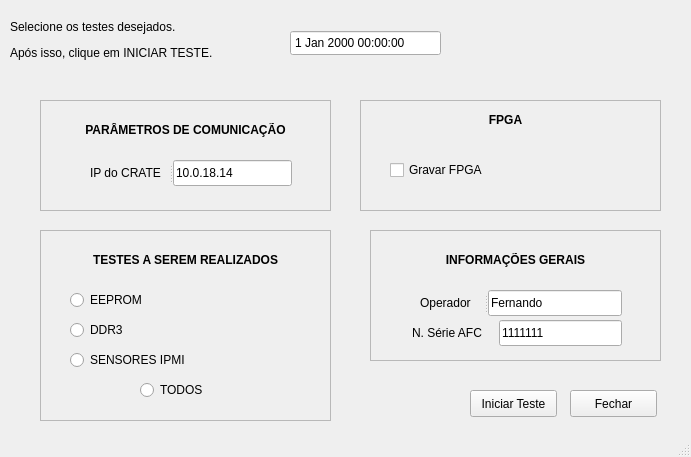
<?xml version="1.0" encoding="UTF-8"?>
<ui version="4.0">
 <class>MainWindow</class>
 <widget class="QMainWindow" name="MainWindow">
  <property name="geometry">
   <rect>
    <x>0</x>
    <y>0</y>
    <width>691</width>
    <height>457</height>
   </rect>
  </property>
  <property name="windowTitle">
   <string>Teste da AFC</string>
  </property>
  <widget class="QWidget" name="centralwidget">
   <widget class="QPushButton" name="INICIAR_TESTE_BUTTON">
    <property name="geometry">
     <rect>
      <x>470</x>
      <y>390</y>
      <width>87</width>
      <height>27</height>
     </rect>
    </property>
    <property name="text">
     <string>Iniciar Teste</string>
    </property>
   </widget>
   <widget class="QLabel" name="label">
    <property name="geometry">
     <rect>
      <x>10</x>
      <y>10</y>
      <width>271</width>
      <height>61</height>
     </rect>
    </property>
    <property name="text">
     <string>&lt;html&gt;&lt;head/&gt;&lt;body&gt;&lt;p&gt;Selecione os testes desejados. &lt;/p&gt;&lt;p&gt;Após isso, clique em INICIAR TESTE.&lt;/p&gt;&lt;/body&gt;&lt;/html&gt;</string>
    </property>
   </widget>
   <widget class="QFrame" name="frame">
    <property name="geometry">
     <rect>
      <x>40</x>
      <y>100</y>
      <width>291</width>
      <height>111</height>
     </rect>
    </property>
    <property name="frameShape">
     <enum>QFrame::StyledPanel</enum>
    </property>
    <property name="frameShadow">
     <enum>QFrame::Raised</enum>
    </property>
    <widget class="QLabel" name="label_3">
     <property name="geometry">
      <rect>
       <x>0</x>
       <y>20</y>
       <width>291</width>
       <height>20</height>
      </rect>
     </property>
     <property name="text">
      <string>&lt;html&gt;&lt;head/&gt;&lt;body&gt;&lt;p align=&quot;center&quot;&gt;&lt;span style=&quot; font-weight:600;&quot;&gt;PARÂMETROS DE COMUNICAÇÃO&lt;/span&gt;&lt;/p&gt;&lt;/body&gt;&lt;/html&gt;</string>
     </property>
    </widget>
    <widget class="QSplitter" name="splitter">
     <property name="geometry">
      <rect>
       <x>50</x>
       <y>60</y>
       <width>202</width>
       <height>26</height>
      </rect>
     </property>
     <property name="orientation">
      <enum>Qt::Horizontal</enum>
     </property>
     <widget class="QLabel" name="label_2">
      <property name="text">
       <string>IP do CRATE</string>
      </property>
     </widget>
     <widget class="QLineEdit" name="IP_CRATE">
      <property name="text">
       <string>10.0.18.14</string>
      </property>
     </widget>
    </widget>
   </widget>
   <widget class="QFrame" name="frame_2">
    <property name="geometry">
     <rect>
      <x>40</x>
      <y>230</y>
      <width>291</width>
      <height>191</height>
     </rect>
    </property>
    <property name="frameShape">
     <enum>QFrame::StyledPanel</enum>
    </property>
    <property name="frameShadow">
     <enum>QFrame::Raised</enum>
    </property>
    <widget class="QLabel" name="label_4">
     <property name="geometry">
      <rect>
       <x>0</x>
       <y>20</y>
       <width>291</width>
       <height>20</height>
      </rect>
     </property>
     <property name="text">
      <string>&lt;html&gt;&lt;head/&gt;&lt;body&gt;&lt;p align=&quot;center&quot;&gt;&lt;span style=&quot; font-weight:600;&quot;&gt;TESTES A SEREM REALIZADOS&lt;/span&gt;&lt;/p&gt;&lt;/body&gt;&lt;/html&gt;</string>
     </property>
    </widget>
    <widget class="QRadioButton" name="CHECK_EEPROM">
     <property name="geometry">
      <rect>
       <x>30</x>
       <y>60</y>
       <width>104</width>
       <height>20</height>
      </rect>
     </property>
     <property name="text">
      <string>EEPROM</string>
     </property>
     <property name="autoExclusive">
      <bool>false</bool>
     </property>
    </widget>
    <widget class="QRadioButton" name="CHECK_DDR3">
     <property name="geometry">
      <rect>
       <x>30</x>
       <y>90</y>
       <width>104</width>
       <height>20</height>
      </rect>
     </property>
     <property name="text">
      <string>DDR3</string>
     </property>
     <property name="autoExclusive">
      <bool>false</bool>
     </property>
    </widget>
    <widget class="QRadioButton" name="CHECK_SENSORES_IPMI">
     <property name="geometry">
      <rect>
       <x>30</x>
       <y>120</y>
       <width>131</width>
       <height>20</height>
      </rect>
     </property>
     <property name="text">
      <string>SENSORES IPMI</string>
     </property>
     <property name="autoExclusive">
      <bool>false</bool>
     </property>
    </widget>
    <widget class="QRadioButton" name="CHECK_TODOS">
     <property name="geometry">
      <rect>
       <x>100</x>
       <y>150</y>
       <width>104</width>
       <height>20</height>
      </rect>
     </property>
     <property name="text">
      <string>TODOS</string>
     </property>
     <property name="autoExclusive">
      <bool>false</bool>
     </property>
    </widget>
   </widget>
   <widget class="QDateTimeEdit" name="dateTimeEdit">
    <property name="geometry">
     <rect>
      <x>290</x>
      <y>30</y>
      <width>151</width>
      <height>26</height>
     </rect>
    </property>
    <property name="frame">
     <bool>true</bool>
    </property>
    <property name="buttonSymbols">
     <enum>QAbstractSpinBox::NoButtons</enum>
    </property>
   </widget>
   <widget class="QFrame" name="frame_3">
    <property name="geometry">
     <rect>
      <x>360</x>
      <y>100</y>
      <width>301</width>
      <height>111</height>
     </rect>
    </property>
    <property name="frameShape">
     <enum>QFrame::StyledPanel</enum>
    </property>
    <property name="frameShadow">
     <enum>QFrame::Raised</enum>
    </property>
    <widget class="QLabel" name="label_5">
     <property name="geometry">
      <rect>
       <x>0</x>
       <y>10</y>
       <width>291</width>
       <height>20</height>
      </rect>
     </property>
     <property name="text">
      <string>&lt;html&gt;&lt;head/&gt;&lt;body&gt;&lt;p align=&quot;center&quot;&gt;&lt;span style=&quot; font-weight:600;&quot;&gt;FPGA&lt;/span&gt;&lt;/p&gt;&lt;/body&gt;&lt;/html&gt;</string>
     </property>
    </widget>
    <widget class="QCheckBox" name="checkBox_FPGA">
     <property name="geometry">
      <rect>
       <x>30</x>
       <y>60</y>
       <width>111</width>
       <height>20</height>
      </rect>
     </property>
     <property name="text">
      <string>Gravar FPGA</string>
     </property>
    </widget>
   </widget>
   <widget class="QPushButton" name="CLOSE_BUTTON">
    <property name="geometry">
     <rect>
      <x>570</x>
      <y>390</y>
      <width>87</width>
      <height>27</height>
     </rect>
    </property>
    <property name="text">
     <string>Fechar</string>
    </property>
   </widget>
   <widget class="QFrame" name="frame_4">
    <property name="geometry">
     <rect>
      <x>370</x>
      <y>230</y>
      <width>291</width>
      <height>131</height>
     </rect>
    </property>
    <property name="frameShape">
     <enum>QFrame::StyledPanel</enum>
    </property>
    <property name="frameShadow">
     <enum>QFrame::Raised</enum>
    </property>
    <widget class="QLabel" name="label_8">
     <property name="geometry">
      <rect>
       <x>0</x>
       <y>20</y>
       <width>291</width>
       <height>20</height>
      </rect>
     </property>
     <property name="text">
      <string>&lt;html&gt;&lt;head/&gt;&lt;body&gt;&lt;p align=&quot;center&quot;&gt;&lt;span style=&quot; font-weight:600;&quot;&gt;INFORMAÇÕES GERAIS&lt;/span&gt;&lt;/p&gt;&lt;/body&gt;&lt;/html&gt;</string>
     </property>
    </widget>
    <widget class="QSplitter" name="splitter_3">
     <property name="geometry">
      <rect>
       <x>50</x>
       <y>60</y>
       <width>202</width>
       <height>26</height>
      </rect>
     </property>
     <property name="orientation">
      <enum>Qt::Horizontal</enum>
     </property>
     <widget class="QLabel" name="label_9">
      <property name="text">
       <string>Operador</string>
      </property>
     </widget>
     <widget class="QLineEdit" name="OPERADOR">
      <property name="text">
       <string>Fernando</string>
      </property>
     </widget>
    </widget>
    <widget class="QLineEdit" name="N_SERIE_AFC">
     <property name="geometry">
      <rect>
       <x>129</x>
       <y>90</y>
       <width>123</width>
       <height>26</height>
      </rect>
     </property>
     <property name="text">
      <string>1111111</string>
     </property>
    </widget>
    <widget class="QLabel" name="label_10">
     <property name="geometry">
      <rect>
       <x>42</x>
       <y>90</y>
       <width>81</width>
       <height>26</height>
      </rect>
     </property>
     <property name="text">
      <string>N. Série AFC</string>
     </property>
    </widget>
   </widget>
  </widget>
  <widget class="QStatusBar" name="statusbar"/>
 </widget>
 <resources/>
 <connections/>
</ui>
